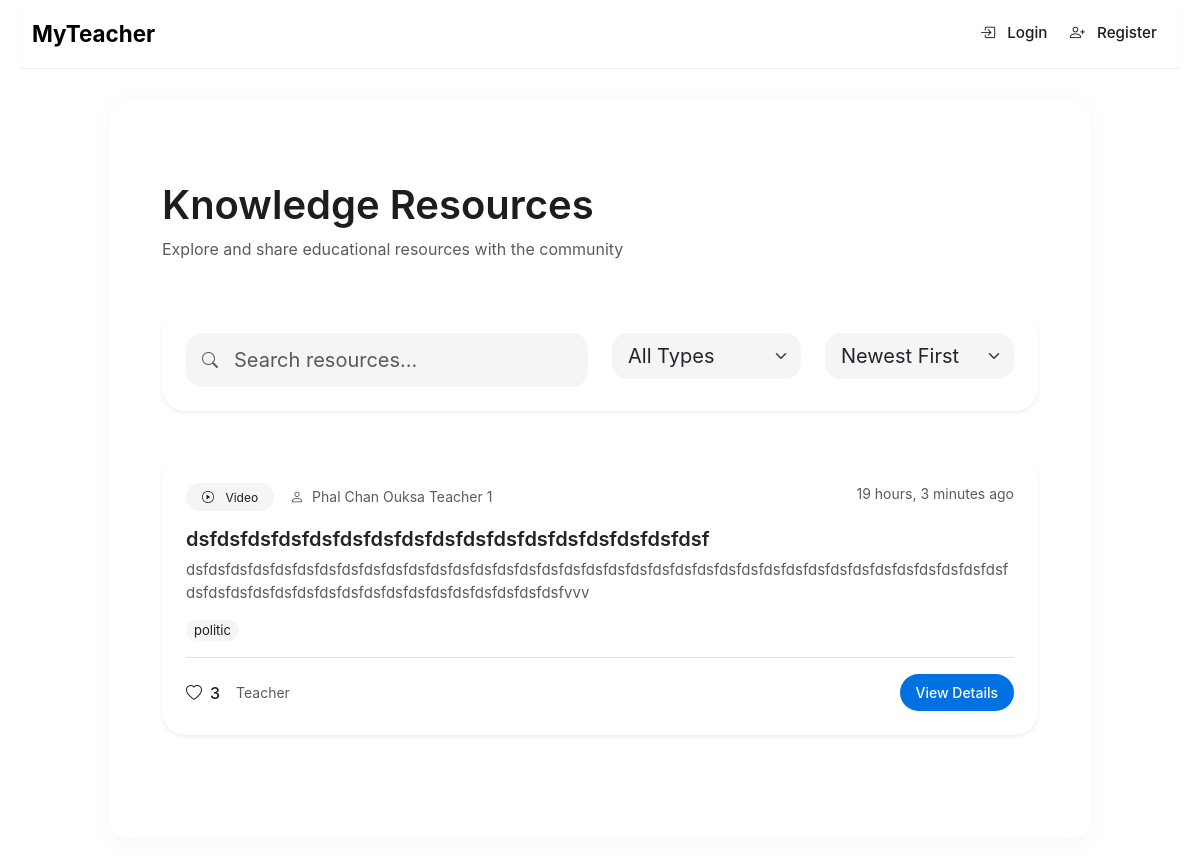
The app's page /resources/, older data.
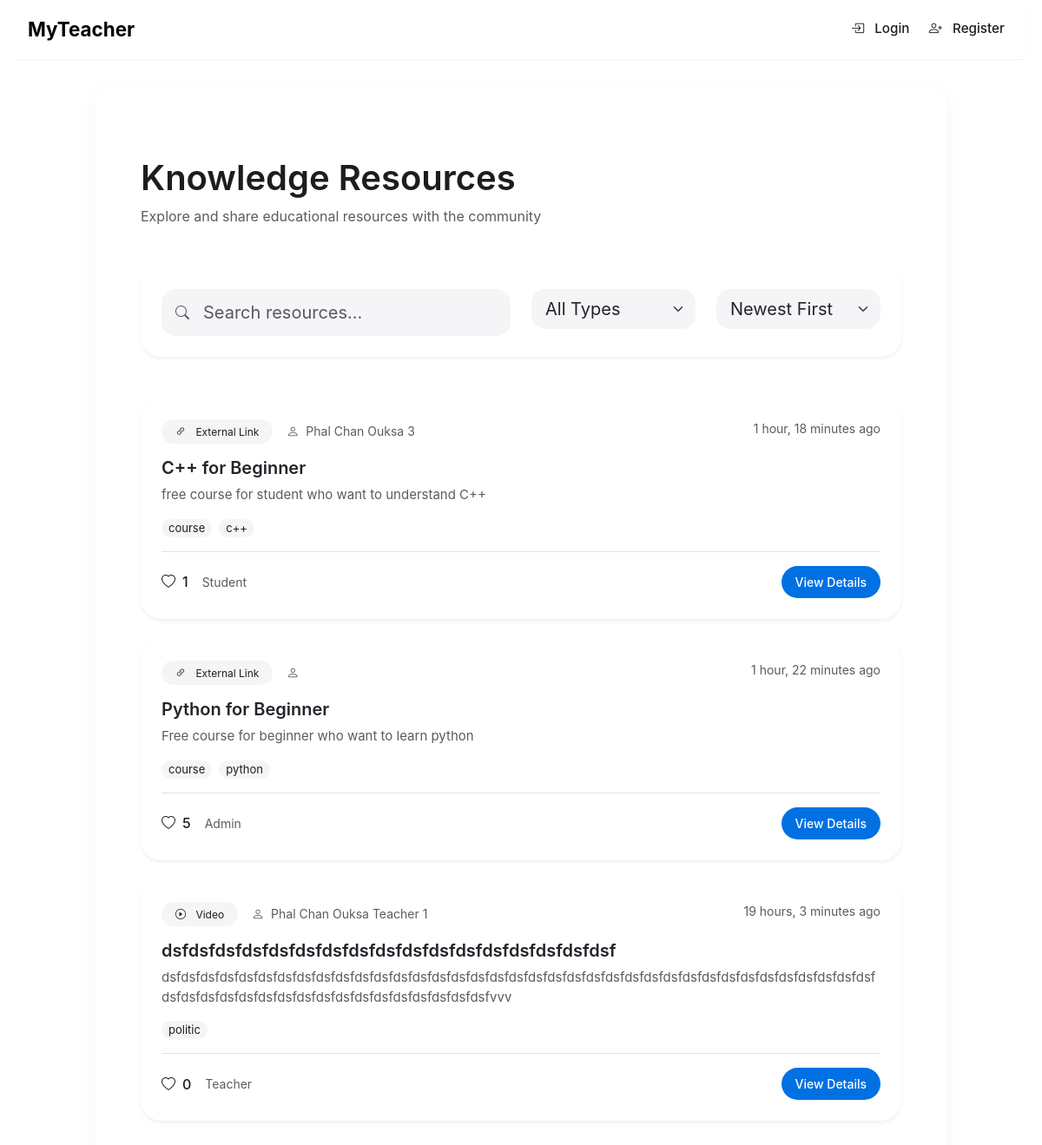
The same page, newer data.
### resources/models.py (models this page shows, shortened)
class Resource(models.Model):
    RESOURCE_TYPES = (
        ('document', 'Document'),
        ('video', 'Video'),
        ('link', 'External Link'),
        ('presentation', 'Presentation'),
        ('code', 'Code Snippet'),
        ('other', 'Other'),
    )
    title = models.CharField(max_length=200)
    description = models.TextField(
        help_text="Describe what this resource is about and how it can help others."
    )
    file = models.FileField(
        upload_to='resources/%Y/%m/%d/',
        blank=True,
        null=True,
        validators=[FileExtensionValidator(
            allowed_extensions=['pdf', 'doc', 'docx', 'ppt', 'pptx', 'txt', 'py', 'js', 'html', 'css', 'jpg', 'png', 'mp4']
        )],
        help_text="Upload a file (PDF, Word, PPT, code files, or media)"
    )
    external_link = models.URLField(
        blank=True,
        null=True,
        help_text="Add a link to an external resource (e.g., YouTube video, website)"
    )
    resource_type = models.CharField(max_length=20, choices=RESOURCE_TYPES)
    tags = models.CharField(
        max_length=200,
        blank=True,
        help_text="Enter tags separated by commas (e.g., python, django, web development)"
    )
    author = models.ForeignKey(UserProfile, on_delete=models.CASCADE, related_name='resources')
    created_at = models.DateTimeField(auto_now_add=True)
    updated_at = models.DateTimeField(auto_now=True)
    likes = models.ManyToManyField(UserProfile, related_name='liked_resources', blank=True)
    class Meta:
        ordering = ['-created_at']
    def get_tag_list(self):
        if self.tags:
            return [tag.strip() for tag in self.tags.split(',')]
        return []

### accounts/models.py (models this page shows, shortened)
class UserProfile(models.Model):
    ROLE_CHOICES = (
        ('admin', 'Admin'),
        ('teacher', 'Teacher'),
        ('student', 'Student'),
    )
    user = models.OneToOneField(User, on_delete=models.CASCADE, related_name='profile')
    role = models.CharField(max_length=10, choices=ROLE_CHOICES, default='student')
    identifier = models.CharField(max_length=20, unique=True, blank=True, null=True)
    date_of_birth = models.DateField(null=True, blank=True)
    address = models.TextField(blank=True)
    phone_number = models.CharField(max_length=15, blank=True)
    joining_date = models.DateField(auto_now_add=True)

### resources/views.py (the view)
# urls.py: path('', views.ResourceListView.as_view(), name='list'),
class ResourceListView(ListView):
    model = Resource
    template_name = 'resources/resource_list.html'
    context_object_name = 'resources'
    paginate_by = 12
    def get_queryset(self):
        queryset = Resource.objects.all().select_related('author__user') # Efficiently fetch user
        queryset = queryset.annotate(likes_count_annotation=Count('likes'))
        if self.request.user.is_authenticated:
            user_profile = self.request.user.profile
            user_likes_subquery = Resource.likes.through.objects.filter(
                resource_id=OuterRef('pk'),
                userprofile_id=user_profile.pk
            )
            queryset = queryset.annotate(
                is_liked_by_user=Exists(user_likes_subquery)
            )
        else:
            queryset = queryset.annotate(is_liked_by_user=Value(False, output_field=BooleanField()))
        q = self.request.GET.get('q')
        if q:
            queryset = queryset.filter(
                models.Q(title__icontains=q) |
                models.Q(description__icontains=q) |
                models.Q(tags__icontains=q)
            )
        resource_type = self.request.GET.get('type')
        if resource_type:
            queryset = queryset.filter(resource_type=resource_type)
        sort = self.request.GET.get('sort', '-created_at')
        if sort == 'likes':
            queryset = queryset.order_by('-likes_count_annotation', '-created_at') # Sort by likes, then by date
        elif sort:
            queryset = queryset.order_by(sort)
        return queryset
    def get_context_data(self, **kwargs):
        context = super().get_context_data(**kwargs)
        context['resource_types'] = Resource.RESOURCE_TYPES
        context['current_type'] = self.request.GET.get('type', '')
        context['current_sort'] = self.request.GET.get('sort', '-created_at')
        context['query'] = self.request.GET.get('q', '')
        return context

### templates/resources/resource_list.html (shortened to what this page needs)
{% extends 'base.html' %}
{% load static %}
{% block content %}
{% load static %}
<div class="container py-5">
    <div class="d-flex flex-column flex-md-row justify-content-between align-items-center mb-5">
        <div class="mb-4 mb-md-0">
            <h1 class="display-6 fw-semibold mb-2">Knowledge Resources</h1>
            <p class="text-muted mb-0">Explore and share educational resources with the community</p>
        </div>
    </div>
    <div class="card border-0 shadow-sm mb-5" style="border-radius: 24px; background: rgba(255, 255, 255, 0.8); backdrop-filter: blur(20px);">
        <div class="card-body p-4">
            <form method="get" class="row g-4">
                <div class="col-lg-6">
                    <div class="position-relative">
                        <i class="bi bi-search position-absolute top-50 start-0 translate-middle-y ms-3 text-muted"></i>
                        <input type="text" name="q" class="form-control form-control-lg border-0 ps-5"
                               placeholder="Search resources..." value="{{ query }}"
                               style="border-radius: 16px; background-color: var(--apple-light-gray);">
                    </div>
                </div>
                <div class="col-lg-3">
                    <select name="type" class="form-select form-select-lg border-0" onchange="this.form.submit()"
                            style="border-radius: 16px; background-color: var(--apple-light-gray);">
                        <option value="">All Types</option>
                    </select>
                </div>
                <div class="col-lg-3">
                    <select name="sort" class="form-select form-select-lg border-0" onchange="this.form.submit()"
                            style="border-radius: 16px; background-color: var(--apple-light-gray);">
                        <option value="-created_at" {% if current_sort == '-created_at' %}selected{% endif %}>Newest First</option>
                    </select>
                </div>
            </form>
        </div>
    </div>
    <div class="row">
        {% for resource in resources %}
        <div class="col-12 mb-4">
            <div class="card border-0 shadow-sm"
                 style="border-radius: 24px; transition: all 0.3s ease; background: rgba(255, 255, 255, 0.8); backdrop-filter: blur(20px);">
                <div class="card-body p-4">
                    <div class="d-flex justify-content-between align-items-start mb-3">
                        <div class="d-flex align-items-center gap-3">
                            <span class="badge px-3 py-2 text-nowrap"
                                  style="background-color: var(--apple-light-gray); color: var(--apple-dark-gray); border-radius: 980px;">
                                <i class="bi bi-{% if resource.resource_type == 'document' %}file-text{% elif resource.resource_type == 'video' %}play-circle{% elif resource.resource_type == 'link' %}link-45deg{% elif resource.resource_type == 'presentation' %}easel{% elif resource.resource_type == 'code' %}code-square{% else %}collection{% endif %} me-2"></i>
                                {{ resource.get_resource_type_display }}
                            </span>
                            <span class="text-muted" style="font-size: 0.875rem;">
                                <i class="bi bi-person me-1"></i>
                                {{ resource.author.user.get_full_name }}
                            </span>
                        </div>
                        <small class="text-muted">{{ resource.created_at|timesince }} ago</small>
                    </div>
                    <h5 class="card-title mb-2" style="font-weight: 600;">{{ resource.title }}</h5>
                    <p class="text-muted mb-3" style="font-size: 0.9375rem; display: -webkit-box; -webkit-line-clamp: 2; line-clamp: 2; -webkit-box-orient: vertical; overflow: hidden;">
                        {{ resource.description|truncatewords:30 }}
                    </p>
                    {% if resource.tags %}
                    <div class="mb-3">
                        <div class="d-flex flex-wrap gap-2">
                            {% for tag in resource.get_tag_list %}
                            <span class="badge text-nowrap px-2 py-1"
                                  style="background-color: var(--apple-light-gray); color: var(--apple-dark-gray); border-radius: 980px; font-size: 0.8125rem;">
                                {{ tag }}
                            </span>
                            {% endfor %}
                        </div>
                    </div>
                    {% endif %}
                    <div class="d-flex justify-content-between align-items-center mt-3 pt-3 border-top">
                        <div class="d-flex align-items-center gap-3">
                            <a href="javascript:void(0);" class="like-button text-decoration-none d-flex align-items-center" data-resource-id="{{ resource.id }}" style="color: var(--apple-dark-gray);">
                                <i class="bi {% if resource.is_liked_by_user %}bi-heart-fill text-danger{% else %}bi-heart{% endif %} me-2"></i>
                                <span id="likes-count-{{ resource.id }}" style="font-weight: 500;">{{ resource.likes_count_annotation }}</span>
                            </a>
                            <span class="text-muted" style="font-size: 0.875rem;">{{ resource.author.get_role_display }}</span>
                        </div>
                        <a href="{% url 'resources:detail' resource.pk %}"
                           class="btn btn-primary btn-sm px-3"
                           style="border-radius: 980px;">
                            View Details
                        </a>
                    </div>
                </div>
            </div>
        </div>
        {% endfor %}
    </div>
</div>
{% endblock %}

### templates/base.html (shortened to what this page needs)
<!DOCTYPE html>
<html lang="en">
  <head>
    <link
      href="https://cdn.jsdelivr.net/npm/bootstrap@5.3.0/dist/css/bootstrap.min.css"
      rel="stylesheet"
    />
    <link
      href="https://cdn.jsdelivr.net/npm/bootstrap-icons@1.11.0/font/bootstrap-icons.css"
      rel="stylesheet"
    />
    <link
      href="https://fonts.cdnfonts.com/css/sf-pro-display"
      rel="stylesheet"
    />
  </head>
  <body>
    <div class="container">
      <nav class="navbar navbar-expand-lg navbar-light">
        <div class="container-fluid">
          <a class="navbar-brand fw-bold" href="{% url 'home' %}">MyTeacher</a>
          <div class="collapse navbar-collapse" id="navbarNav">
            <ul class="navbar-nav ms-auto">
              {% if user.is_authenticated %}
              <li class="nav-item d-flex align-items-center">
                <span class="text-muted"
                  ><i class="bi bi-person-circle"></i> {{ user.username }}</span
                >
              </li>
              <li class="nav-item">
                <a class="nav-link" href="{% url 'logout' %}"
                  ><i class="bi bi-box-arrow-right"></i> Logout</a
                >
              </li>
              {% else %}
              <li class="nav-item">
                <a class="nav-link" href="{% url 'login' %}"
                  ><i class="bi bi-box-arrow-in-right"></i> Login</a
                >
              </li>
              <li class="nav-item">
                <a class="nav-link" href="{% url 'register' %}"
                  ><i class="bi bi-person-plus"></i> Register</a
                >
              </li>
              {% endif %}
            </ul>
          </div>
        </div>
      </nav>
      <div class="content">{% block content %}{% endblock %}</div>
    </div>
  </body>
</html>

### templates/base.html (style rules this page uses)
:root { --apple-white: #ffffff; --apple-light-gray: #f5f5f7; --apple-medium-gray: #86868b; --apple-dark-gray: #1d1d1f; --apple-black: #000000; --apple-blue: #0071e3; --apple-blue-hover: #0077ed; --apple-red: #ff3b30; --apple-green: #34c759; }
* { margin: 0; padding: 0; box-sizing: border-box; }
body { font-family: "SF Pro Display", -apple-system, BlinkMacSystemFont, sans-serif; background-color: var(--apple-white); color: var(--apple-dark-gray); line-height: 1.5; font-weight: 400; -webkit-font-smoothing: antialiased; -moz-osx-font-smoothing: grayscale; overflow-x: hidden; }
h1, h2, h3, h4, h5, h6 { font-weight: 600; }
.container { max-width: 1200px; padding: 0 20px; }
.content { max-width: 980px; margin: 2rem auto; padding: 2rem; background-color: var(--apple-white); border-radius: 18px; box-shadow: 0 4px 24px rgba(0, 0, 0, 0.04); transition: transform 0.3s ease, box-shadow 0.3s ease; }
.navbar { background-color: rgba(255, 255, 255, 0.8) !important; backdrop-filter: saturate(180%) blur(20px); -webkit-backdrop-filter: saturate(180%) blur(20px); border-bottom: 1px solid rgba(0, 0, 0, 0.05); box-shadow: 0 1px 6px rgba(0, 0, 0, 0.02); padding: 0.75rem 0; margin-bottom: 2rem; transition: background-color 0.3s ease; }
.navbar-brand { font-weight: 600; font-size: 1.4rem; color: var(--apple-black); transition: color 0.2s ease; }
.navbar .nav-link { color: var(--apple-dark-gray); padding: 0.5rem 1rem; font-weight: 500; font-size: 0.95rem; margin: 0 0.2rem; position: relative; }
.navbar .nav-link i { margin-right: 0.5rem; }
.btn { border-radius: 980px; padding: 0.5rem 1.25rem; font-weight: 500; transition: all 0.2s ease; border: none; }
.btn-primary { background-color: var(--apple-blue); color: white; }
.badge { border-radius: 980px; padding: 0.4rem 0.8rem; font-weight: 500; font-size: 0.75rem; }
.form-control { border-radius: 10px; padding: 0.75rem 1rem; border: 1px solid rgba(0, 0, 0, 0.1); transition: all 0.2s ease; }

### templates/resources/resource_list.html (style rules this page uses)
.badge { font-weight: normal; }

Row changes from the older to the newer data that the page shows:
added Resource: resource_type "External Link", author.user.get_full_name "Phal Chan Ouksa 3", created_at "1 hour, 18 minutes", title "C++ for Beginner", description "free course for student who want to understand C++", get_tag_list "course" "c++", likes_count_annotation "1", author.role "Student"
added Resource: resource_type "External Link", created_at "1 hour, 22 minutes", title "Python for Beginner", description "Free course for beginner who want to learn python", get_tag_list "course" "python", likes_count_annotation "5", author.role "Admin"
changed Resource "dsfdsfdsfdsfdsfdsfdsfdsfdsfdsfdsfdsfdsfdsfdsfdsfdsf": likes_count_annotation "3" → "0"
